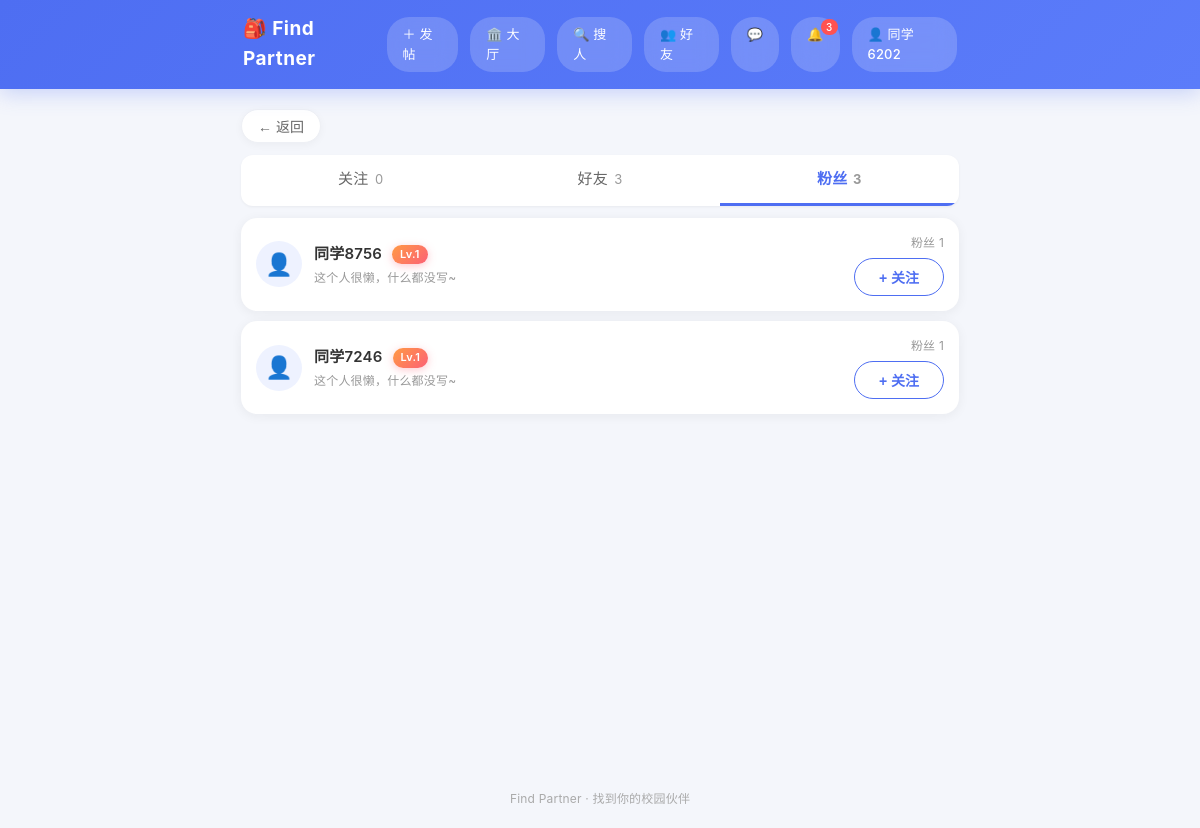
The app's page /friends?tab=fans (signed in) with its own data.
### tables this page shows
CREATE TABLE users (
            id INTEGER PRIMARY KEY AUTOINCREMENT,
            phone TEXT UNIQUE NOT NULL,
            password_hash TEXT NOT NULL,
            nickname TEXT,
            create_time DATETIME DEFAULT CURRENT_TIMESTAMP
        , credit INTEGER DEFAULT 100, age INTEGER, gender TEXT, interests TEXT, bio TEXT, avatar TEXT, contact_public INTEGER DEFAULT 1, level INTEGER DEFAULT 1, exp INTEGER DEFAULT 0, student_verified INTEGER DEFAULT 0, school TEXT, student_id TEXT, real_name TEXT, last_active DATETIME, show_online INTEGER DEFAULT 1, show_school INTEGER DEFAULT 1);

### app.py (the view, shortened to what this page needs)
@app.route('/friends')
def friends():
    if 'user_id' not in session:
        return redirect(url_for('login'))
    tab = request.args.get('tab', 'following')
    conn = get_conn()
    c = conn.cursor()
    if tab == 'fans':
        users = c.execute('''
            SELECT u.id, u.nickname, u.avatar, u.credit, u.level, u.bio,
                   (SELECT COUNT(*) FROM follows f2 WHERE f2.following_id = u.id) AS fan_count,
                   (SELECT COUNT(*) FROM follows f3 WHERE f3.following_id = u.id AND f3.follower_id = ?) AS is_following
            FROM follows f JOIN users u ON f.follower_id = u.id
            WHERE f.following_id = ?
            ORDER BY f.create_time DESC
        ''', (session['user_id'], session['user_id'])).fetchall()
    my_fan_count = c.execute('SELECT COUNT(*) AS n FROM follows WHERE following_id = ?',
                             (session['user_id'],)).fetchone()['n']
    my_following_count = c.execute('SELECT COUNT(*) AS n FROM follows WHERE follower_id = ?',
                                   (session['user_id'],)).fetchone()['n']
    conn.close()
    return render_template('friends.html', users=users, tab=tab,
                           my_fan_count=my_fan_count, my_following_count=my_following_count)

### app.py (called while the page is built)
def get_conn():
    conn = sqlite3.connect(DB_PATH)
    conn.row_factory = sqlite3.Row
    return conn

@app.before_request
def update_last_active():
    if 'user_id' in session:
        try:
            conn = get_conn()
            conn.execute('UPDATE users SET last_active = CURRENT_TIMESTAMP WHERE id = ?',
                         (session['user_id'],))
            conn.commit()
            conn.close()
        except Exception:
            pass

@app.context_processor
def inject_global_vars():
    chat_unread = 0
    if 'user_id' in session:
        try:
            conn = get_conn()
            chat_unread = conn.execute(
                'SELECT COUNT(*) AS n FROM messages WHERE to_user_id=? AND is_read=0',
                (session['user_id'],)).fetchone()['n']
            conn.close()
        except Exception:
            pass
    return {
        'logged_in': 'user_id' in session,
        'nickname': session.get('nickname', ''),
        'avatar': session.get('avatar', ''),
        'chat_unread': chat_unread,
    }

### templates/friends.html (shortened to what this page needs)
{% extends "base.html" %}
{% block content %}
<div class="tieba-wrap">
    <div class="tieba-tabs">
        <a href="/friends?tab=following" class="tieba-tab {{ 'active' if tab == 'following' else '' }}">
            关注 <span class="tieba-num">{{ my_following_count }}</span>
        </a>
        <a href="/friends?tab=mutual" class="tieba-tab {{ 'active' if tab == 'mutual' else '' }}">
            好友 <span class="tieba-num">{{ my_fan_count }}</span>
        </a>
        <a href="/friends?tab=fans" class="tieba-tab {{ 'active' if tab == 'fans' else '' }}">
            粉丝 <span class="tieba-num">{{ my_fan_count }}</span>
        </a>
    </div>
    <div class="tieba-user-list">
        {% if users %}
            {% for u in users %}
            <div class="tieba-user-card">
                <a href="/user/{{ u.id }}" class="tieba-user-main">
                    {% if u.avatar %}
                    <img src="{{ u.avatar }}" class="tieba-avatar" alt="头像">
                    {% else %}
                    <div class="tieba-avatar">👤</div>
                    {% endif %}
                    <div class="tieba-user-info">
                        <div class="tieba-username">{{ u.nickname }}
                            <span class="level-badge">Lv.{{ u.level }}</span>
                        </div>
                        <div class="tieba-user-bio">
                            {% if u.bio %}{{ u.bio }}{% else %}这个人很懒，什么都没写~{% endif %}
                        </div>
                    </div>
                </a>
                <div class="tieba-user-side">
                    <span class="tieba-fan-count">粉丝 {{ u.fan_count }}</span>
                    {% if logged_in and u.id != session.get('user_id') %}
                    <button class="tieba-follow-btn {{ 'followed' if u.is_following else '' }}"
                            onclick="toggleFollow({{ u.id }}, this)">
                        {{ '已关注' if u.is_following else '+ 关注' }}
                    </button>
                    {% endif %}
                </div>
            </div>
            {% endfor %}
        {% endif %}
    </div>
</div>
{% endblock %}

### static/css/style.css (style rules this page uses)
* { margin: 0; padding: 0; box-sizing: border-box; }
body { font-family: -apple-system, BlinkMacSystemFont, "Segoe UI", "PingFang SC", "Hiragino Sans GB", "Microsoft YaHei", sans-serif; background-color: #f5f5f7; color: #333; line-height: 1.6; }
a { text-decoration: none; color: inherit; }
.tieba-follow-btn { display: inline-block; padding: 7px 22px; border-radius: 20px; border: 1px solid #4e6ef2; background: white; color: #4e6ef2; font-size: 14px; cursor: pointer; transition: all 0.2s; }
.tieba-tabs { display: flex; background: white; border-radius: 12px; margin-bottom: 12px; box-shadow: 0 1px 3px rgba(0,0,0,0.05); overflow: hidden; }
.tieba-tab { flex: 1; text-align: center; padding: 12px 0; font-size: 15px; color: #666; border-bottom: 3px solid transparent; }
.tieba-tab.active { color: #4e6ef2; font-weight: 700; border-bottom-color: #4e6ef2; }
.tieba-num { font-size: 13px; color: #999; margin-left: 2px; }
.tieba-user-list { display: flex; flex-direction: column; gap: 10px; }
.tieba-user-card { display: flex; justify-content: space-between; align-items: center; background: white; border-radius: 12px; padding: 14px; box-shadow: 0 1px 3px rgba(0,0,0,0.05); }
.tieba-user-main { display: flex; align-items: center; gap: 12px; flex: 1; min-width: 0; }
.tieba-avatar { width: 46px; height: 46px; border-radius: 50%; background: #eef2ff; display: flex; align-items: center; justify-content: center; font-size: 22px; flex-shrink: 0; }
.tieba-username { font-size: 15px; font-weight: 600; color: #333; margin-bottom: 2px; }
.tieba-user-bio { font-size: 12px; color: #999; white-space: nowrap; overflow: hidden; text-overflow: ellipsis; }
.tieba-user-side { display: flex; flex-direction: column; align-items: flex-end; gap: 6px; flex-shrink: 0; margin-left: 8px; }
.tieba-fan-count { font-size: 12px; color: #999; }
.level-badge { display: inline-block; background: linear-gradient(135deg, #4e6ef2, #3b5bdb); color: white; font-size: 11px; font-weight: 600; padding: 1px 8px; border-radius: 10px; margin-left: 6px; vertical-align: middle; }
:root { --brand: #4e6ef2; --brand-deep: #3b5bdb; --bg: #f4f6fb; --card: #ffffff; --text: #1f2329; --text-sub: #8a90a6; --line: #eef0f5; --radius: 16px; --shadow: 0 2px 12px rgba(31,35,41,0.06); --shadow-hover: 0 6px 20px rgba(31,35,41,0.10); }
body { background-color: var(--bg); color: var(--text); -webkit-font-smoothing: antialiased; letter-spacing: 0.2px; }
.post-card, .my-post-card, .detail-card, .tieba-user-card, .chat-item, .auth-card, .profile-card, .publish-container { border-radius: var(--radius); box-shadow: var(--shadow); border: 1px solid rgba(255,255,255,0.8); transition: box-shadow .25s ease, transform .25s ease; }
.tieba-follow-btn { border-radius: 22px; padding: 8px 24px; font-weight: 600; transition: all .2s; }
.level-badge { background: linear-gradient(135deg, #ff9a44, #fc6076); box-shadow: 0 2px 8px rgba(252,96,118,0.35); }
.post-card, .chat-item, .tieba-user-card { animation: fadeUp .3s ease; }

### records on screen
users: nickname "同学8756", level "1", fan_count "1", is_following "+ 关注"
users: nickname "同学7246", level "1", fan_count "1", is_following "+ 关注"

### other values on screen
{{ nickname }} "同学6202"
{{ my_following_count }} "0"
{{ my_fan_count }} "3"
